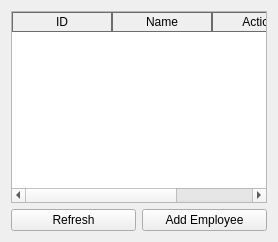
<?xml version="1.0" encoding="UTF-8"?>
<ui version="4.0">
 <class>EmployeesTab</class>
 <widget class="QWidget" name="EmployeesTab">
  <layout class="QVBoxLayout" name="verticalLayout">
   <item>
    <widget class="QTableWidget" name="table_employees">
     <property name="alternatingRowColors">
      <bool>true</bool>
     </property>
     <property name="editTriggers">
      <set>QAbstractItemView::NoEditTriggers</set>
     </property>
     <property name="selectionBehavior">
      <enum>QAbstractItemView::SelectRows</enum>
     </property>
     <property name="styleSheet">
      <string notr="true">QHeaderView::section { border: 1px solid #6c6c6c; }</string>
     </property>
     <attribute name="verticalHeaderVisible">
      <bool>false</bool>
     </attribute>
     <column>
      <property name="text">
       <string>ID</string>
      </property>
     </column>
     <column>
      <property name="text">
       <string>Name</string>
      </property>
     </column>
     <column>
      <property name="text">
       <string>Actions</string>
      </property>
     </column>
    </widget>
   </item>
   <item>
    <layout class="QHBoxLayout" name="horizontalLayout">
     <item>
      <widget class="QPushButton" name="btn_refresh">
       <property name="text">
        <string>Refresh</string>
       </property>
       <property name="minimumHeight">
        <number>45</number>
       </property>
      </widget>
     </item>
     <item>
      <widget class="QPushButton" name="btn_add_employee">
       <property name="text">
        <string>Add Employee</string>
       </property>
       <property name="minimumHeight">
        <number>45</number>
       </property>
      </widget>
     </item>
    </layout>
   </item>
  </layout>
 </widget>
 <resources/>
 <connections/>
</ui>
